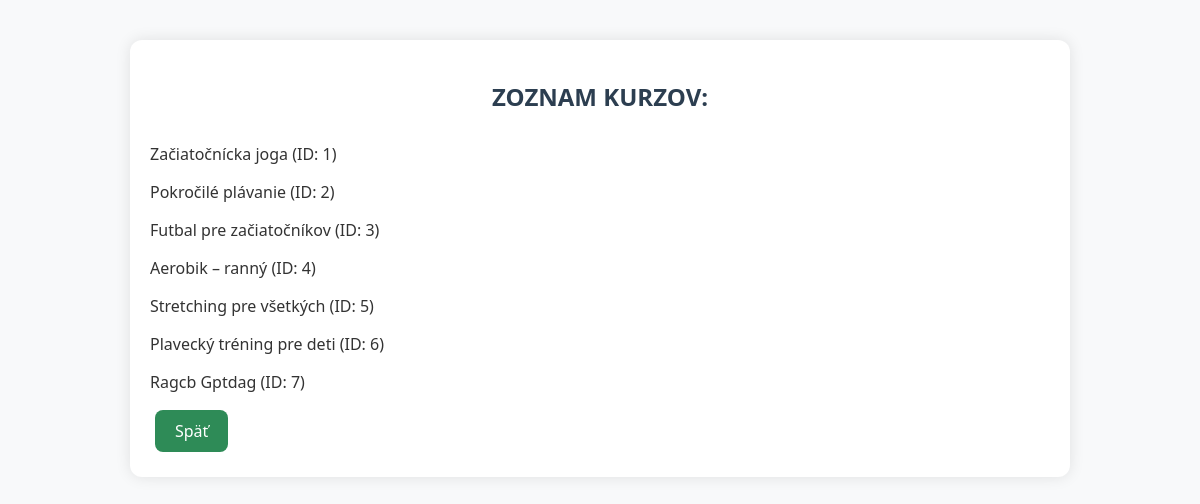
/kurzy, run on an earlier commit of the app's database.
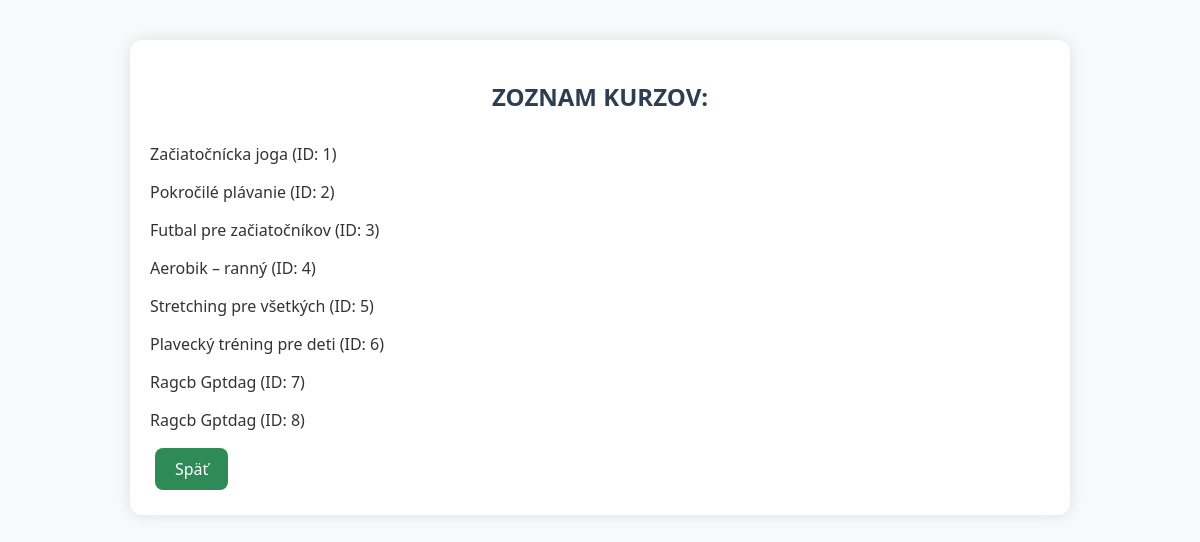
And on a later commit of the database.
### app.py (models this page shows)
class Kurz(db.Model):
    __tablename__ = "Kurzy"
    ID_kurzu = db.Column(db.Integer, primary_key=True)
    Nazov_kurzu = db.Column(db.String, nullable=False)
    Typ_sportu = db.Column(db.String)
    Max_pocet_ucastnikov = db.Column(db.Integer)
    ID_trenera = db.Column(db.Integer)
    def __repr__(self):
        return f"<Kurz {self.Nazov_kurzu}>"

### app.py (the view)
@app.route('/kurzy')
def zobraz_kurzy():
    kurzy = Kurz.query.all()
    print("Načítané kurzy:", kurzy)
    return render_template("kurzy.html", kurzy=kurzy)

### app.py (called while the page is built)
@app.before_request
def set_lang():
    lang = request.args.get("lang")
    if lang not in SUPPORTED:
        lang = session.get("lang", "sk")
    session["lang"] = lang
    g.t = TRANSLATIONS[lang]

@app.context_processor
def inject_translations():
     return dict(t=g.t)

### templates/kurzy.html (shortened to what this page needs)
<!DOCTYPE html>
<html lang="sk">
<head>
    <link rel="stylesheet" href="{{ url_for('static', filename='main.css') }}">
</head>
<body>
    <div class="container">
        <h2>{{ t.courses_list }}</h2>
        {% for kurz in kurzy %}
            <p>{{ kurz.Nazov_kurzu }} (ID: {{ kurz.ID_kurzu}})</p>
        {% endfor %}
        <a href="/" class="btn">{{ t.back }}</a>
    </div>
</body>
</html>

### static/main.css (style rules this page uses)
body { font-family: 'Segoe UI', Tahoma, Geneva, Verdana, sans-serif; background-color: #f8f9fa; margin: 0; padding: 0; color: #333; }
.container { width: 90%; max-width: 900px; margin: 40px auto; padding: 20px; background-color: white; border-radius: 12px; box-shadow: 0 0 15px rgba(0, 0, 0, 0.1); }
h1, h2 { text-align: center; text-transform: uppercase; color: #2c3e50; margin-bottom: 30px; }
p { font-size: 16px; margin-bottom: 12px; }
button, a.btn { display: inline-block; background-color: #2e8b57; color: white; padding: 10px 20px; margin: 5px; border: none; border-radius: 8px; font-size: 16px; text-decoration: none; cursor: pointer; transition: background-color 0.3s ease; }
.btn { background-color: #2e8b57; color: white; padding: 12px 25px; border-radius: 8px; text-decoration: none; font-size: 16px; transition: background-color 0.3s; text-align: center; }

What changed in the data, as far as the page shows it:
added Kurz: Nazov_kurzu "Ragcb Gptdag", ID_kurzu "8"
